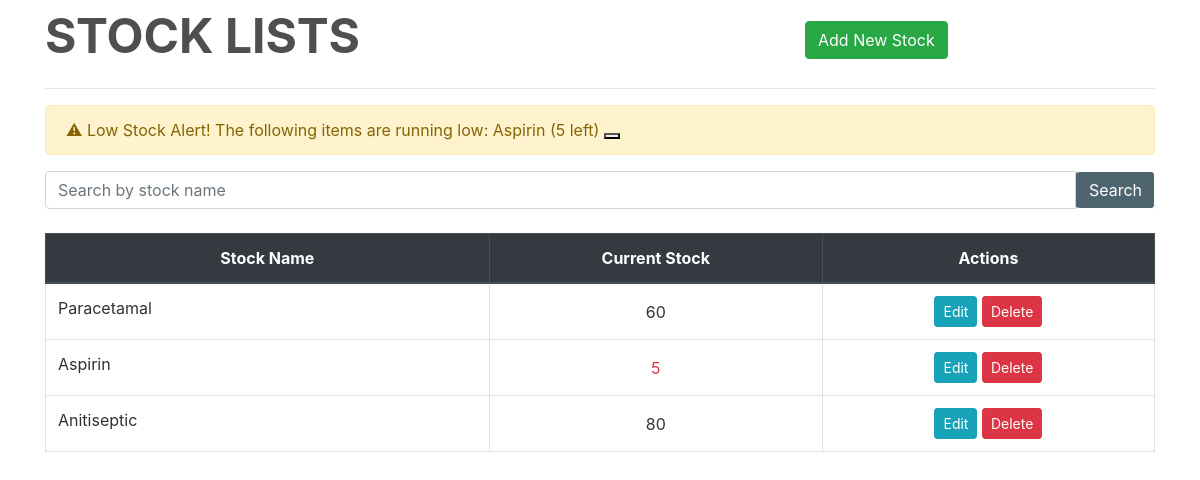
Screenshot of /inventory/ with the database file from the repository.
### inventory/models.py (models this page shows, shortened)
class Stock(models.Model):
    id = models.AutoField(primary_key=True)
    name = models.CharField(max_length=30, unique=True)
    quantity = models.IntegerField(default=1)
    is_deleted = models.BooleanField(default=False)
    def is_low_stock(self):
        return self.quantity <= 10  # Alert for 10 or less

### inventory/views.py (the view)
class StockListView(FilterView):
    filterset_class = StockFilter
    queryset = Stock.objects.filter(is_deleted=False)
    template_name = 'inventory.html'
    paginate_by = 10
    def get_queryset(self):
        queryset = super().get_queryset()
        low_stock_items = [f"{stock.name} ({stock.quantity} left)" for stock in queryset if stock.is_low_stock()]
        if low_stock_items:
            messages.warning(self.request, f"⚠ Low Stock Alert! The following items are running low: {', '.join(low_stock_items)}")
        return queryset

### inventory/templates/inventory.html (shortened to what this page needs)
{% extends "base.html" %}
{% load widget_tweaks %}
{% block content %}
    <div class="row" style="color: hsl(0, 0%, 31%); font-weight: bold; font-size: 3rem;">
        <div class="col-md-8">STOCK LISTS</div>
        <div class="col-md-4 text-end">
            <a class="btn btn-success" href="{% url 'new-stock' %}">Add New Stock</a>
        </div>
    </div>
    <hr>
    {% if messages %}
        {% for message in messages %}
            <div class="alert alert-warning alert-dismissible fade show" role="alert">
                {{ message }}
                <button type="button" class="btn-close" data-bs-dismiss="alert" aria-label="Close"></button>
            </div>
        {% endfor %}
    {% endif %}
    <form method="get">
        <div class="input-group search">
            {% render_field filter.form.name class="form-control textinput" placeholder="Search by stock name" %}
            <button type="submit" class="btn btn-pink">Search</button>
        </div>
    </form>
    <br>
    <table class="table table-css table-bordered table-hover">
        <thead class="thead-dark align-middle">
            <tr>
                <th width="40%">Stock Name</th>
                <th>Current Stock</th>
                <th>Actions</th>
            </tr>
        </thead>
        {% if object_list %}
            <tbody>
                {% for stock in object_list %}
                    <tr>
                        <td>{{ stock.name }}</td>
                        <td class="align-middle {% if stock.quantity <= 10 %} text-danger fw-bold {% endif %}">
                            {{ stock.quantity }}
                        </td>
                        <td class="align-middle">
                            <a href="{% url 'edit-stock' stock.pk %}" class="btn btn-info btn-sm">Edit</a>
                            <a href="{% url 'delete-stock' stock.pk %}" class="btn btn-danger btn-sm">Delete</a>
                        </td>
                    </tr>
                {% endfor %}
            </tbody>
        </table>
    {% endif %}
{% endblock content %}

### homepage/static/css/main.css (style rules this page uses)
body, html { height: 100%; }
a { color: #55b159; }
.table-css { color: #313131; }
.align-middle { text-align: center; }
.textinput { background-color: #ffffff; color: black; }
.btn-pink { color: #fff; background-color: #4e6570; border-color: #fff; border-left-color: #4e6570; }

### rows the page displays
Stock: name "Paracetamal", quantity "60"
Stock: name "Aspirin", quantity "5"
Stock: name "Anitiseptic", quantity "80"

### other values shown
{{ message }} "⚠ Low Stock Alert! The following items are running low: Aspirin (5 left)"
